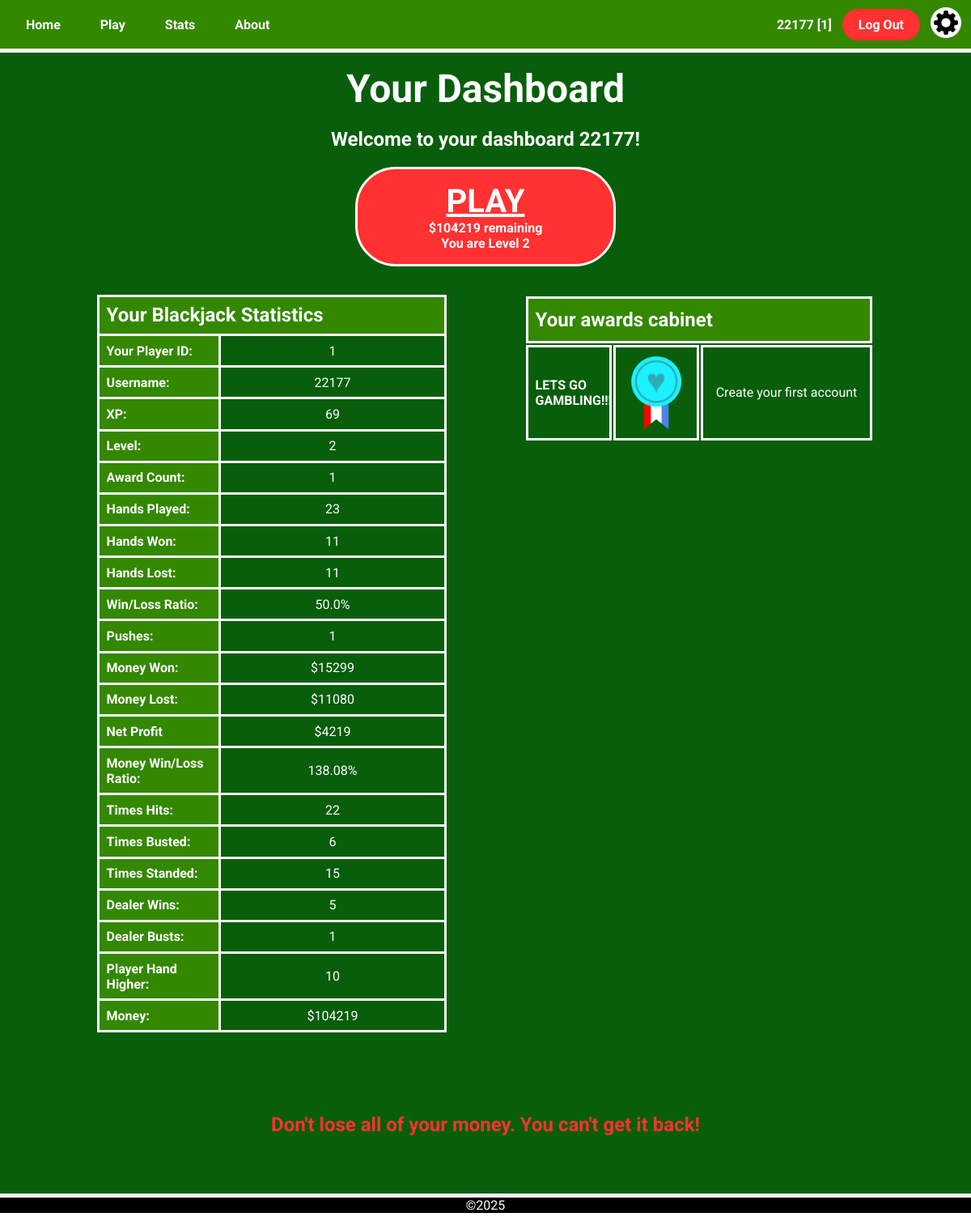
/dashboard (signed in), run on the app's committed database.
### tables this page shows
CREATE TABLE Player (id INTEGER, username TEXT UNIQUE, password TEXT, xp INTEGER DEFAULT (0), level INTEGER DEFAULT (1), award_count INTEGER DEFAULT (0), hands_played INTEGER DEFAULT (0), wins INTEGER DEFAULT (0), losses INTEGER DEFAULT (0), pushes INTEGER DEFAULT (0), money_wins INTEGER DEFAULT (0), money_losses INTEGER DEFAULT (0), hits INTEGER DEFAULT (0), busts INTEGER DEFAULT (0), stands INTEGER DEFAULT (0), dealer_higher INTEGER DEFAULT (0), dealer_busts INTEGER DEFAULT (0), player_higher INTEGER DEFAULT (0), money INTEGER DEFAULT (100000), PRIMARY KEY (id));

CREATE TABLE Award (id INTEGER, name TEXT, description TEXT, image TEXT, PRIMARY KEY (id));

### blackjack.py (the view)
@app.route('/dashboard')
def dashboard():
    if not session.get("logged_in"):
        return redirect('/home')
    elif session.get('active_hand'):
        flash("Please finish your active hand")
        return redirect('/play')
    user_id = session.get("user_id")
    username = session.get("username")
    with sqlite3.connect(DATABASE) as db:
        db.row_factory = sqlite3.Row
        cursor = db.cursor()
        sql = "SELECT * FROM Player WHERE id = ?"
        cursor.execute(sql, (user_id,))
        stats_data = cursor.fetchone()
        sql = '''SELECT name, description, image FROM Award WHERE id IN(
        SELECT aid FROM PlayerAward WHERE pid=?);'''
        cursor.execute(sql, (user_id,))
        awards = [dict(row) for row in cursor.fetchall()]
    if stats_data['wins']+stats_data['losses'] == 0:
        hands_win_loss_ratio = 0
    else:
        hands_win_loss_ratio = stats_data['wins']/(stats_data['wins']+stats_data['losses'])
    if stats_data['money_losses'] == 0:
        money_loss_ratio = 0
    else:
        money_loss_ratio = stats_data['money_wins']/stats_data['money_losses']
    return render_template(
        "dashboard.html",
        title="Dashboard",
        user_id=user_id,
        username=username,
        stats_data=stats_data,
        awards=awards,
        hands_win_loss_ratio=round(hands_win_loss_ratio*100, 2),
        money_loss_ratio=round(money_loss_ratio*100, 2))

### blackjack.py (called while the page is built)
@app.context_processor
def inject_variables():
    return dict(logged_in=session.get("logged_in"),
                show_footer=True,
                username=session.get('username'),
                user_id=session.get('user_id'))

def awarding_player(claimed_awards, cursor, user_id, criteria, aid, stat):
    for i in range(len(criteria)):
        if stat >= criteria[i]:
            has_award = any(pid.get('aid') == aid[i] for pid in claimed_awards)
            if not has_award:
                sql = '''UPDATE Player
                        SET award_count = award_count + 1
                        WHERE id = ?;'''
                cursor.execute(sql, (user_id,))  # Updating award count
                sql = '''INSERT INTO PlayerAward (pid, aid)
                        VALUES (?, ?)'''
                cursor.execute(sql, (user_id, aid[i]))  # Awarding the award

### templates/dashboard.html (shortened to what this page needs)
{% extends "layout.html" %}
{% block content %}
<h1 class="title">
    Your Dashboard
</h1>
<h2 class="sub_heading">Welcome to your dashboard {{username}}!</h2>
<div class="dashboard_play_button">
    <a href="play">
      <span class="play_text">
        PLAY
      </span>
      <div class="dashboard_money">
        ${{stats_data['money']}} remaining
      </div>
      <div class="level_message">
        You are Level {{stats_data['level']}}
      </div>
    </a>
</div>
<div class="stats">
  {% if stats_data %}
  <table class="player_stats_table">
    <tr>
      <th class="player_stats_table_title" colspan="2">
        Your Blackjack Statistics
      </th>
    </tr>
    <tr>
      <th>Your Player ID:</th>
      <td>{{stats_data['id']}}</td>
    </tr>
    <tr>
      <th>Username:</th>
      <td>{{stats_data['username']}}</td>
    </tr>
    <tr>
      <th>XP:</th>
      <td>{{stats_data['xp']}}</td>
    </tr>
    <tr>
      <th>Level:</th>
      <td>{{stats_data['level']}}</td>
    </tr>
    <tr>
      <th>Award Count:</th>
      <td>{{stats_data['award_count']}}</td>
    </tr>
    <tr>
      <th>Hands Played:</th>
      <td>{{stats_data['hands_played']}}</td>
    </tr>
    <tr>
      <th>Hands Won:</th>
      <td>{{stats_data['wins']}}</td>
    </tr>
    <tr>
      <th>Hands Lost:</th>
      <td>{{stats_data['losses']}}</td>
    </tr>
    <tr>
      <th>Win/Loss Ratio:</th>
      <td>{{hands_win_loss_ratio}}%</td>
    </tr>
    <tr>
      <th>Pushes:</th>
      <td>{{stats_data['pushes']}}</td>
    </tr>
    <tr>
      <th>Money Won:</th>
      <td>${{stats_data['money_wins']}}</td>
    </tr>
    <tr>
      <th>Money Lost:</th>
      <td>${{stats_data['money_losses']}}</td>
    </tr>
    {% set net_profit = stats_data['money_wins'] - stats_data['money_losses'] %}
    <tr>
      <th>Net Profit</th>
      <td>${{net_profit}}</td>
    </tr>
    <tr>
      <th>Money Win/Loss Ratio:</th>
      <td>{{money_loss_ratio}}%</td>
    </tr>
    <tr>
      <th>Times Hits:</th>
      <td>{{stats_data['hits']}}</td>
    </tr>
    <tr>
      <th>Times Busted:</th>
      <td>{{stats_data['busts']}}</td>
    </tr>
    <tr>
      <th>Times Standed:</th>
      <td>{{stats_data['stands']}}</td>
    </tr>
    <tr>
      <th>Dealer Wins:</th>
      <td>{{stats_data['dealer_higher']}}</td>
    </tr>
    <tr>
      <th>Dealer Busts:</th>
      <td>{{stats_data['dealer_busts']}}</td>
    </tr>
    <tr>
      <th>Player Hand Higher:</th>
      <td>{{stats_data['player_higher']}}</td>
    </tr>
    <tr>
      <th>Money:</th>
      <td>${{stats_data['money']}}</td>
    </tr>
  </table>
  <table class="awards_table">
    <tr>
      <th colspan="3" class="awards_table_title">
        Your awards cabinet
      </th>
    {% for award in awards %}
    <tr>
      <th>{{award.name}}</th>
      <td class="award_img_box"><img class="award_img" src="{{award.image}}" alt=""></td>
      <td>{{award.description}}</td>
    </tr>
    {% endfor %}
  </table>
  {% endif %}
</div>
<div>
  <h2 class="dashboard_money_message">Don't lose all of your money. You can't get it back!</h2>
</div>
{% endblock %}

### static/css/style.css (style rules this page uses)
body { background-color: #085e0a; font-family: "Roboto", sans-serif; margin: 0; padding: 0; color: white; }
.title { margin: 1rem; font-size: 3rem; text-align: center; color: white; }
.sub_heading { text-align: center; color: #FFFFFF; }
.player_stats_table { border-collapse: collapse; width: 100%; text-align: center; color: #FFFFFF; margin-bottom: 100px; }
.player_stats_table_title { font-size: 1.5rem; }
.player_stats_table th { border: 3px solid white; text-align: left; padding: 2%; background-color: #338800; width: 35%; }
.player_stats_table td { border: 3px solid white; padding: 2%; }
.awards_table { width: 100%; height: fit-content; text-align: center; color: #FFFFFF; }
.awards_table_title { background-color: #338800; color: #FFFFFF; font-size: 1.5rem; height: fit-content; }
.awards_table th { border: 3px solid white; height: 50px; width: 25%; text-align: left; padding-left: 2%; }
.awards_table td { border: 3px solid white; }
.award_img { width: 90px; height: 90px; object-fit: contain; display: block; margin: 10px auto; }
.award_img_box { text-align: center; width: 25%; }
.stats { color: #FFFFFF; display: grid; grid-template-columns: 1fr 1fr; margin: 0 10%; gap: 10%; margin-top: 35px; padding-bottom: 0; }
.dashboard_play_button { display: flex; justify-content: center; margin: 20px 0; width: 100%; }
.dashboard_play_button a { font-weight: bold; background-color: #ff3131; padding: 1rem 5.5rem; border: 3px solid white; border-radius: 50px; color: #FFFFFF; text-decoration: none; display: inline-block; }
.dashboard_play_button span { display: block; text-align: center; font-size: 2.5rem; margin-bottom: 0; }
.dashboard_money { font-size: 16px; text-align: center; }
.play_text { text-decoration: underline; }
.level_message { text-align: center; font-size: 16px; }
.dashboard_money_message { color: #ff3131; padding: 100px; text-align: center; padding-top: 0; margin: 0; }

### data on the page
Player: money "104219", level "2", id "1", username "22177", xp "69", award_count "1", hands_played "23", wins "11", losses "11", pushes "1", money_wins "15299", money_losses "11080", hits "22", busts "6", stands "15", dealer_higher "5", dealer_busts "1", player_higher "10"
Award: name "LETS GO GAMBLING!!!", image (picture), description "Create your first account"

### other printed values
{{ username }} "22177"
{{ user_id }} "1"
{{ hands_win_loss_ratio }} "50.0"
{{ net_profit }} "4219"
{{ money_loss_ratio }} "138.08"
